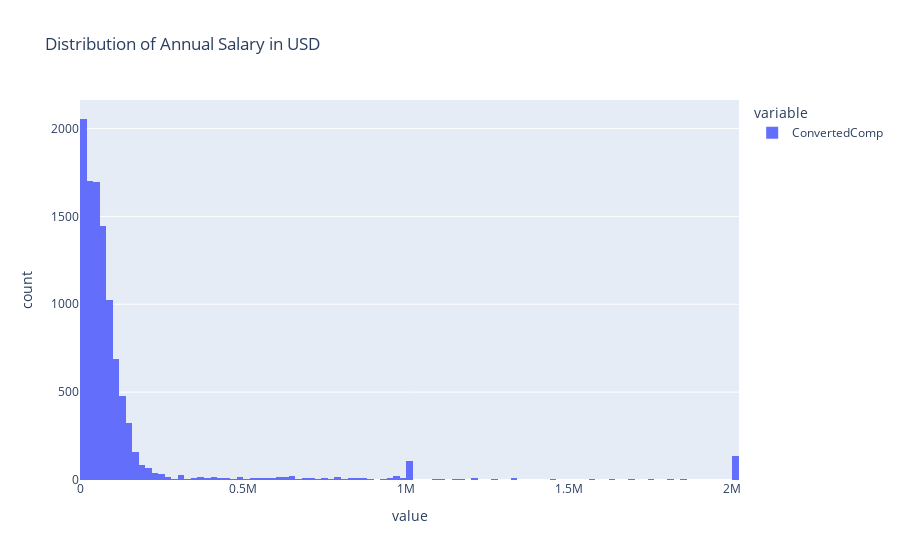

This figure's notebook cell:
### Markdown cell above
Plot a histogram of `ConvertedComp.`

### Code cell
fig = px.histogram(df['ConvertedComp'], title = 'Distribution of Annual Salary in USD')
fig.show()

### Figure 1 — Plotly figure (JSON) as saved in the notebook; plotly's stock layout.template omitted (floating-point values rounded to 4 significant figures; data arrays with more than 128 entries replaced by an {"elided": "..."} marker saying what was removed)
{"data": [{"alignmentgroup": "True", "bingroup": "x", "hovertemplate": "variable=ConvertedComp<br>value=%{x}<br>count=%{y}<extra></extra>", "legendgroup": "ConvertedComp", "marker": {"color": "#636efa", "pattern": {"shape": ""}}, "name": "ConvertedComp", "offsetgroup": "ConvertedComp", "orientation": "v", "showlegend": true, "type": "histogram", "x": {"elided": "11398 int values"}, "xaxis": "x", "yaxis": "y"}], "layout": {"autosize": true, "barmode": "relative", "legend": {"title": {"text": "variable"}, "tracegroupgap": 0}, "title": {"text": "Distribution of Annual Salary in USD"}, "xaxis": {"anchor": "y", "autorange": true, "domain": [0, 1], "range": [-0.5, 2020000.0], "title": {"text": "value"}, "type": "linear"}, "yaxis": {"anchor": "x", "autorange": true, "domain": [0, 1], "range": [0, 2162.0], "title": {"text": "count"}}}}
